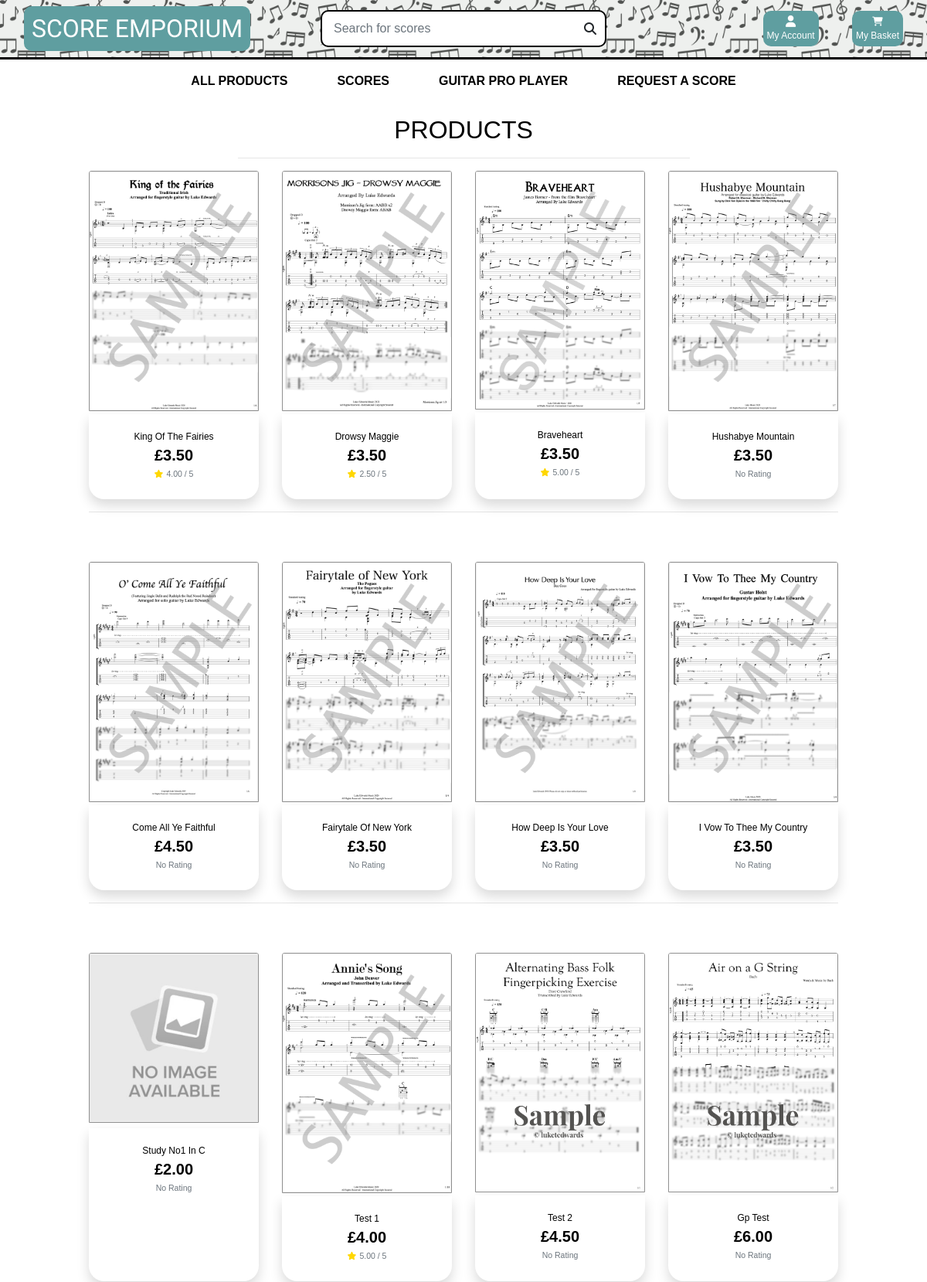
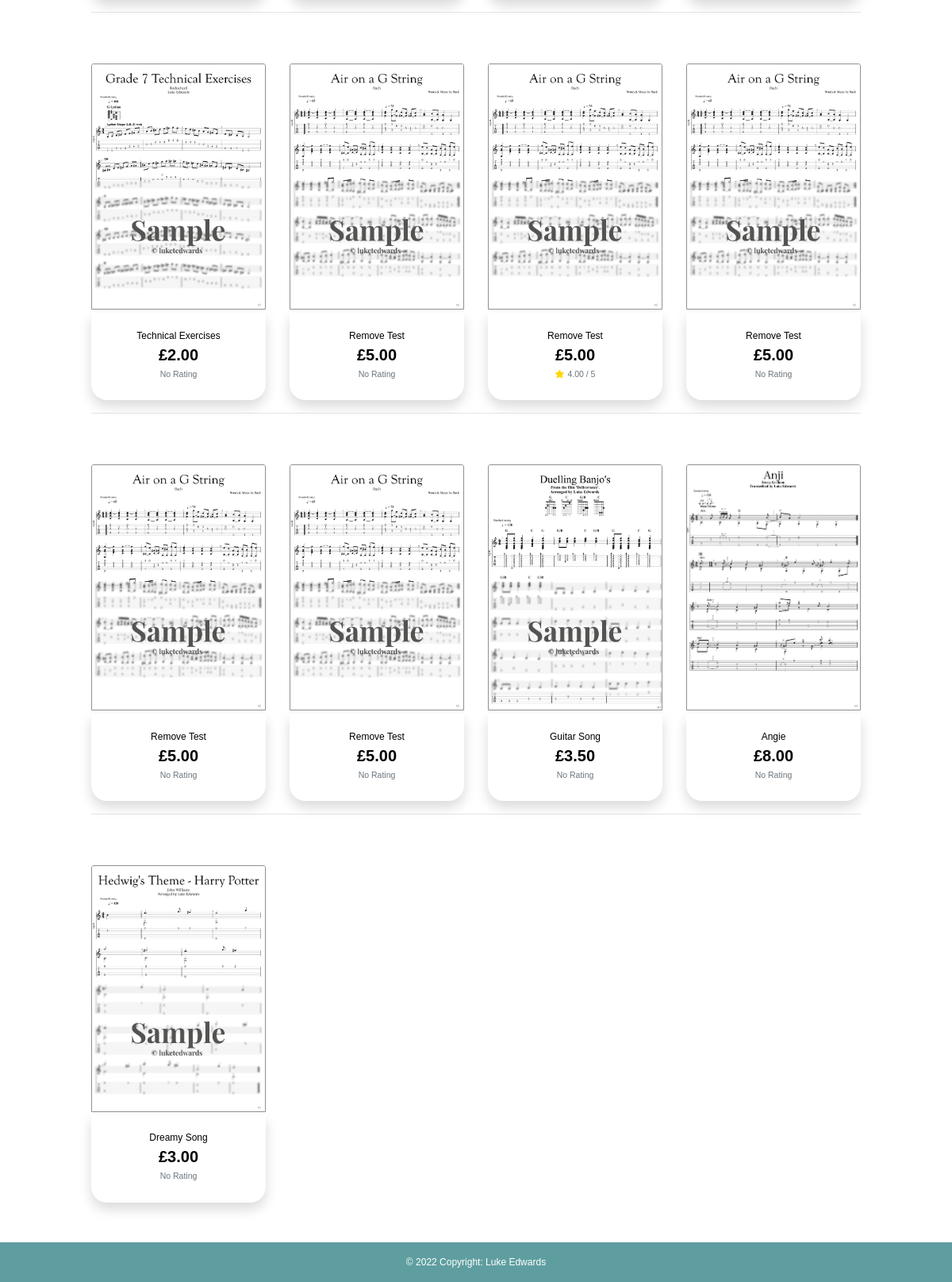
Screenshot of /products/ with the database file from the repository (2 pictures, top to bottom).
### products/models.py (models this page shows, shortened)
class Product(models.Model):
    genre = models.ForeignKey('Genre', null=True, blank=True, on_delete=models.SET_NULL)
    difficulty = models.ForeignKey('Difficulty', null=True, blank=True, on_delete=models.SET_NULL)
    sku = models.CharField(max_length=254, null=True, blank=True)
    name = models.CharField(max_length=254)
    description = models.TextField()
    price = models.DecimalField(max_digits=6, decimal_places=2)
    rating = models.DecimalField(max_digits=6, decimal_places=2, null=True, blank=True)
    image_url = models.URLField(max_length=1024, null=True, blank=True)
    image = models.ImageField(null=True, blank=True,)
    vendor = models.CharField(max_length=254, null=True)
    PDF = models.FileField(null=True,)
    Guitar_Pro_Unlocked = models.FileField(null=True,)
    Guitar_Pro_Locked = models.FileField(null=True, blank=True)
    video = models.URLField(max_length=1024, null=True, blank=True)

### products/views.py (the view, shortened to what this page needs)
# urls.py: path('', views.all_products, name='products'),
def all_products(request):
    products = Product.objects.all()
    search_query = None
    context = {
        'products': products,
        'search_term': search_query,
    }
    return render(request, 'products/products.html', context)

### cart/contexts.py (called while the page is built, shortened)
def cart_contents(request):
    cart_items = []
    total = 0
    product_count = 0
    cart = request.session.get('cart', {})
    total = total
    context = {
        'cart_items': cart_items,
        'total': total,
        'product_count': product_count,
    }
    return context

### products/templates/products/products.html (shortened to what this page needs)
{% extends "base.html" %}
{% load static %}
{% block content %}
    <div class="overlay"></div>
    <div class="container-fluid pb-100">
        <div class="row">
            <div class="col text-center mt-3">
                <h2 class="logo-font">Products</h2>
                <hr class="w-50 mb-1">
            </div>
        </div>
        <div class="row">
            <div class="product-container col-10 offset-1">
                <div class="row">
                    {% for product in products %}
                        <div class="col-sm-6 col-md-6 col-lg-4 col-xl-3">
                            <div class="card h-100 border-0">
                                {% if product.image %}
                                <a href="{% url 'product_detail' product.id %}">
                                    <img class="card-img-top img-fluid product" src="/media/{{product.image}}" alt="{{ product.name}}">
                                </a>
                                {% else %}
                                <a href="{% url 'product_detail' product.id %}">
                                    <img class="card-img-top img-fluid product" src="/media/No_Image_Available.jpg" alt="{{ product.name }}">
                                </a>
                                {% endif %}
                                <div class="card-body pb-0 pt-0">
                                </div>
                                <div class="card-footer bg-white pt-0 border-0 text-center shadow">
                                    <div class="row">
                                        <div class="card-body pb-0">
                                            <p class="mb-0">{{ product.name|title }}</p>
                                        </div>
                                    </div>
                                    <div class="row">
                                        <div class="col">
                                            <p class="lead mb-0 text-center font-weight-bold">£{{ product.price }}</p>
                                            {% if product.rating %}
                                                <small class="text-muted gold"><i class="fas fa-star mr-1"></i>{{ product.rating }} / 5</small>
                                            {% else %}
                                                <small class="text-muted">No Rating</small>
                                            {% endif %}
                                        </div>
                                    </div>
                                </div>
                            </div>
                        </div>
                        {% if forloop.counter|divisibleby:4 %}
                            <div class="col-12 d-none d-xl-block mb-5">
                                <hr>
                            </div>
                        {% endif %}
                    {% endfor %}
                </div>
            </div>
        </div>
    </div>
{% endblock %}

### templates/base.html (shortened to what this page needs)
{% load static %}
<!doctype html>
<html lang="en">
  <head>
    {% block corecss %}
    <link rel="stylesheet" href="https://cdn.jsdelivr.net/npm/bootstrap@4.6.1/dist/css/bootstrap.min.css">
    <link rel="stylesheet" href="{% static 'css/base.css' %}">
    <link href="http://maxcdn.bootstrapcdn.com/font-awesome/4.1.0/css/font-awesome.min.css" rel="stylesheet">
    <link rel="stylesheet" href="https://cdnjs.cloudflare.com/ajax/libs/font-awesome/6.1.1/css/all.min.css"
 />
    {% endblock %}
    {% block extra_css %}
    <link rel="stylesheet" href="{% static 'css/scores.css'%}">
    {% endblock %}
  </head>
  <body>
    <header id="nav-container" class="container-fluid">
        <div style="border-bottom: solid;" class="row">
            <div class="col-12 col-lg-4 my-auto py-1 py-lg-0 text-center text-lg-left">
                <a href="{% url 'home' %}" class="nav-link main-logo-link">
                    <h2 id="logo" class="logo-font text-black my-0">Score Emporium</h2>
                </a>
            </div>
            <div class="col-12 col-lg-4 my-auto py-1 py-lg-0">
                <form id="main-search" method="GET" action="{% url 'products' %}">
                    <div class="input-group w-100">
                        <input id="search-box"  class="form-control  rounded-0" type="text" name="q" placeholder="Search for scores">
                        <div id="search-btn-div">
                        <button id="search-btn" class="form-control btn " type="submit">
                            <span class="icon">
                                <i class="fas fa-search"></i>
                            </span>
                        </button>
                        </div>
                    </div>
                </form>
            </div>
            <div class="col-12 col-lg-4 my-auto py-1 py-lg-0">
                <ul class="list-inline list-unstyled text-center text-lg-right my-0">
                    <li class="list-inline-item dropdown">
                        <a class=" nav-link" href="#" id="user-options" data-toggle="dropdown" aria-haspopup="true" aria-expanded="false">
                            <div id="account-button" class="text-center">
                                <div></div>
                                <p class="my-0">My Account</p>
                            </div>
                        </a>
                    </li>
                    <li class="list-inline-item">
                        <a class="{% if grand_total %}text-info font-weight-bold{% else %}text-black{% endif %} nav-link" href="{% url 'view_cart'%}">
                            <div id="cart-button" class="text-center">
                                <div><i class="fa-solid fa-cart-shopping"></i></div>
                                <p class="my-0">My Basket</p>
                            </div>
                        </a>
                    </li>
                </ul>
            </div>
        </div>
        <div class="row bg-white">
            <nav class="navbar navbar-expand-lg navbar-light w-100">
                {% include 'includes/main-nav.html' %}
            </nav>
        </div>
    </header>
    {% block content %}
    {% endblock %}
    <footer id="footer" class=" text-center text-lg-start">
        <div class="text-center p-3">
          © 2022 Copyright: Luke Edwards
        </div>
      </footer>
  </body>
</html>

### templates/includes/main-nav.html (shortened to what this page needs)
<div class="collapse navbar-collapse" id="main-nav">
    <ul class="navbar-nav w-auto mx-auto">
        <li class="nav-item dropdown">
            <a class="logo-font font-weight-bold nav-link text-black mr-5" href="{% url 'products'%}" id="all-products-link"  aria-haspopup="true" aria-expanded="false">
                All Products
            </a>
        </li>
        <li class="nav-item dropdown">
            <a class="logo-font font-weight-bold nav-link text-black mr-5" href="#" id="clothing-link" data-toggle="dropdown" aria-haspopup="true" aria-expanded="false">
                Scores
            </a>
        </li>
        <li class="nav-item dropdown">
            <a class="logo-font font-weight-bold nav-link text-black mr-5" href="{%url 'guitar_pro'%}" id="guitar-pro-link" >
                Guitar Pro Player
            </a>
        </li>
        <li class="nav-item dropdown">
            <a class="logo-font font-weight-bold nav-link text-black" href="{% url 'make_request'%}"  aria-haspopup="true" aria-expanded="false">
                Request a Score
            </a>
        </li>
    </ul>
</div>

### static/css/base.css (style rules this page uses)
html { height: 100%; }
.pb-100 { padding-bottom: 100px !important; }
body { height: 100%; min-height: 100%; margin: 0; padding-bottom: 30px; }
#nav-container { background-image: url(/static/media_1/sheet-music-pattern.jpg); background-repeat: repeat; background-size: 160px; box-shadow:inset 0 0 0 2000px rgba(210, 215, 211, 0.38); }
#account-button { background-color: cadetblue; color: white; padding: 5px; border-radius: 10px; }
#cart-button { background-color: cadetblue; color: white; padding: 5px; border-radius: 10px; }
#main-nav a { font-size: 1rem; }
.product { transition: all .5s ease; border: 1px solid #909090; }
.gold i { color: gold !important; }
.shadow { width: 100%; height: 100%; box-shadow: inset 3px 3px 10px 0 #000000; border-radius: 0 0 20px 20px !important; top: 0; left: 0; }
#main-search { border-radius: 10px !important; border: 2px solid black; padding: 3px; background-color: white; }
#logo { font-family: 'Arima', cursive; background-color: cadetblue; border-radius: 10px; color: white !important; padding: 10px; }
body { background-size: cover; height: calc(100vh - 164px); color: black !important; font-family: 'Helvetica'; }
#search-btn { padding: 0; border-top-right-radius: 10px; border-bottom-right-radius: 10px; }
#search-btn-div { width: 3rem; }
.icon { align-items: center; display: inline-flex; height: 1.5rem; width: 1.5rem; border: none; float: right; border-top-right-radius: 10px; border-bottom-right-radius: 10px; }
#search-box { border: none; }
.logo-font { text-transform: uppercase; }
.main-logo-link { width: fit-content; }
#footer { margin-top: 25px; background-color: cadetblue !important; color: white; bottom: 0; width: 100%; position: fixed; bottom: 0; z-index: 9999; }
.text-black { color: #000 !important; }
.overlay { height: 100%; width: 100%; top: 0; left: 0; position: fixed; background: white; z-index: -1; }
* { box-sizing: border-box; }
.row:after { content: ""; display: table; clear: both; }

### static/css/scores.css (style rules this page uses)
body { font-family: Arial, Helvetica, sans-serif; font-size: 12px; }

### rows the page displays
Product: image (picture), name "King Of The Fairies", price "3.50", rating "4.00"
Product: image (picture), name "Drowsy Maggie", price "3.50", rating "2.50"
Product: image (picture), name "Braveheart", price "3.50", rating "5.00"
Product: image (picture), name "Hushabye Mountain", price "3.50", shows "No Rating"
Product: image (picture), name "Come All Ye Faithful", price "4.50", shows "No Rating"
Product: image (picture), name "Fairytale Of New York", price "3.50", shows "No Rating"
Product: image (picture), name "How Deep Is Your Love", price "3.50", shows "No Rating"
Product: image (picture), name "I Vow To Thee My Country", price "3.50", shows "No Rating"
Product: name "Study No1 In C", price "2.00", shows "No Rating"
Product: image (picture), name "Test 1", price "4.00", rating "5.00"
Product: image (picture), name "Test 2", price "4.50", shows "No Rating"
Product: image (picture), name "Gp Test", price "6.00", shows "No Rating"
Product: image (picture), name "Technical Exercises", price "2.00", shows "No Rating"
Product: image (picture), name "Remove Test", price "5.00", shows "No Rating"
Product: image (picture), name "Remove Test", price "5.00", rating "4.00"
Product: image (picture), name "Remove Test", price "5.00", shows "No Rating"
Product: image (picture), name "Remove Test", price "5.00", shows "No Rating"
Product: image (picture), name "Remove Test", price "5.00", shows "No Rating"
Product: image (picture), name "Guitar Song", price "3.50", shows "No Rating"
Product: image (picture), name "Angie", price "8.00", shows "No Rating"
Product: image (picture), name "Dreamy Song", price "3.00", shows "No Rating"
